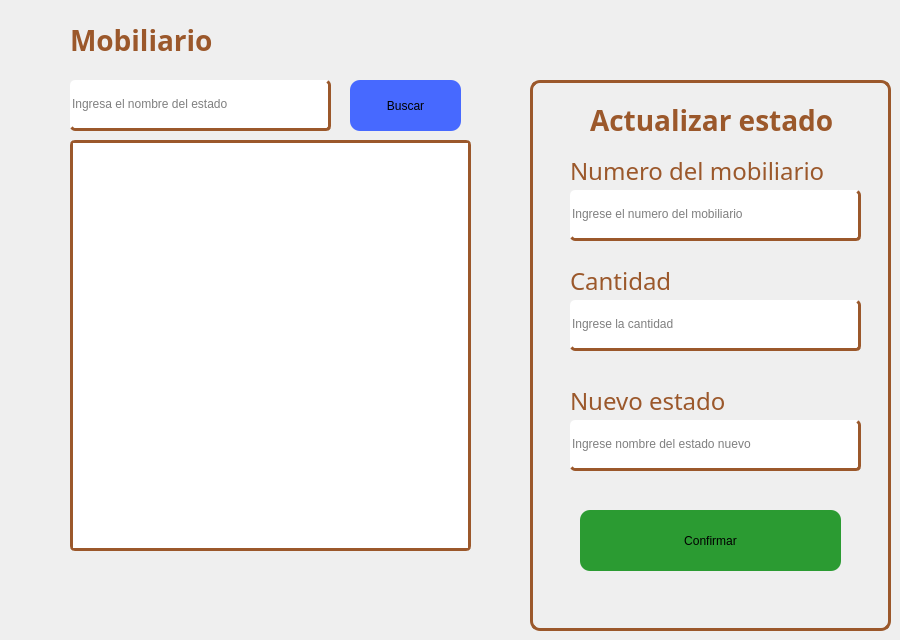
            <widget class="QWidget" name="tab_25">
             <attribute name="title">
              <string>Estado mobiliarios</string>
             </attribute>
             <widget class="QLineEdit" name="almBuscadorM">
              <property name="geometry">
               <rect>
                <x>70</x>
                <y>80</y>
                <width>261</width>
                <height>51</height>
               </rect>
              </property>
              <property name="styleSheet">
               <string notr="true">border: unset;
color: rgb(0, 0, 0);
border-radius: 5px;
border-bottom: 3px solid rgba(155, 88, 43, 1.0);
border-right: 3px solid  rgba(155, 88, 43, 1.0);</string>
              </property>
              <property name="placeholderText">
               <string>Ingresa el nombre del estado</string>
              </property>
             </widget>
             <widget class="QPushButton" name="almBuscarM">
              <property name="geometry">
               <rect>
                <x>350</x>
                <y>80</y>
                <width>111</width>
                <height>51</height>
               </rect>
              </property>
              <property name="cursor">
               <cursorShape>PointingHandCursor</cursorShape>
              </property>
              <property name="styleSheet">
               <string notr="true">border: none;
border-radius: 10px;
background-color: rgb(71, 105, 255);</string>
              </property>
              <property name="text">
               <string>Buscar</string>
              </property>
             </widget>
             <widget class="QTextEdit" name="almResultadoM">
              <property name="enabled">
               <bool>true</bool>
              </property>
              <property name="geometry">
               <rect>
                <x>70</x>
                <y>140</y>
                <width>401</width>
                <height>411</height>
               </rect>
              </property>
              <property name="font">
               <font>
                <family>Adwaita Sans</family>
                <pointsize>12</pointsize>
               </font>
              </property>
              <property name="cursor" stdset="0">
               <cursorShape>IBeamCursor</cursorShape>
              </property>
              <property name="styleSheet">
               <string notr="true">border: unset;
color: rgb(0, 0, 0);
border-radius: 5px;
border: 3px solid rgba(155, 88, 43, 1.0);
</string>
              </property>
              <property name="verticalScrollBarPolicy">
               <enum>Qt::ScrollBarPolicy::ScrollBarAsNeeded</enum>
              </property>
              <property name="readOnly">
               <bool>true</bool>
              </property>
             </widget>
             <widget class="QFrame" name="frame_4">
              <property name="geometry">
               <rect>
                <x>530</x>
                <y>80</y>
                <width>361</width>
                <height>551</height>
               </rect>
              </property>
              <property name="styleSheet">
               <string notr="true">border: 3px solid rgb(155, 88, 43);
border-radius: 10px;</string>
              </property>
              <property name="frameShape">
               <enum>QFrame::Shape::StyledPanel</enum>
              </property>
              <property name="frameShadow">
               <enum>QFrame::Shadow::Raised</enum>
              </property>
              <widget class="QLabel" name="lCostoS_7">
               <property name="geometry">
                <rect>
                 <x>40</x>
                 <y>70</y>
                 <width>291</width>
                 <height>41</height>
                </rect>
               </property>
               <property name="font">
                <font>
                 <family>Adwaita Sans</family>
                 <pointsize>18</pointsize>
                 <bold>false</bold>
                </font>
               </property>
               <property name="styleSheet">
                <string notr="true">border: none;
color: rgba(155, 88, 43, 1.0);
</string>
               </property>
               <property name="text">
                <string>Numero del mobiliario</string>
               </property>
              </widget>
              <widget class="QLineEdit" name="almNuevoEstado">
               <property name="geometry">
                <rect>
                 <x>40</x>
                 <y>340</y>
                 <width>291</width>
                 <height>51</height>
                </rect>
               </property>
               <property name="styleSheet">
                <string notr="true">border: none;
color: rgb(0, 0, 0);
border-radius: 5px;
border-bottom: 3px solid rgba(155, 88, 43, 1.0);
border-right: 3px solid  rgba(155, 88, 43, 1.0);</string>
               </property>
               <property name="text">
                <string/>
               </property>
               <property name="placeholderText">
                <string>Ingrese nombre del estado nuevo</string>
               </property>
              </widget>
              <widget class="QLineEdit" name="almNum">
               <property name="geometry">
                <rect>
                 <x>40</x>
                 <y>110</y>
                 <width>291</width>
                 <height>51</height>
                </rect>
               </property>
               <property name="styleSheet">
                <string notr="true">border: none;
color: rgb(0, 0, 0);
border-radius: 5px;
border-bottom: 3px solid rgba(155, 88, 43, 1.0);
border-right: 3px solid  rgba(155, 88, 43, 1.0);</string>
               </property>
               <property name="text">
                <string/>
               </property>
               <property name="placeholderText">
                <string>Ingrese el numero del mobiliario</string>
               </property>
              </widget>
              <widget class="QLineEdit" name="almCantidad">
               <property name="geometry">
                <rect>
                 <x>40</x>
                 <y>220</y>
                 <width>291</width>
                 <height>51</height>
                </rect>
               </property>
               <property name="styleSheet">
                <string notr="true">border: none;
color: rgb(0, 0, 0);
border-radius: 5px;
border-bottom: 3px solid rgba(155, 88, 43, 1.0);
border-right: 3px solid  rgba(155, 88, 43, 1.0);</string>
               </property>
               <property name="text">
                <string/>
               </property>
               <property name="placeholderText">
                <string>Ingrese la cantidad</string>
               </property>
              </widget>
              <widget class="QPushButton" name="almConfirmar">
               <property name="geometry">
                <rect>
                 <x>50</x>
                 <y>430</y>
                 <width>261</width>
                 <height>61</height>
                </rect>
               </property>
               <property name="styleSheet">
                <string notr="true">border: none;
border-radius: 10px;
background-color: #2B9B32;</string>
               </property>
               <property name="text">
                <string>Confirmar</string>
               </property>
              </widget>
              <widget class="QLabel" name="lCostoS_10">
               <property name="geometry">
                <rect>
                 <x>40</x>
                 <y>300</y>
                 <width>291</width>
                 <height>41</height>
                </rect>
               </property>
               <property name="font">
                <font>
                 <family>Adwaita Sans</family>
                 <pointsize>18</pointsize>
                 <bold>false</bold>
                </font>
               </property>
               <property name="styleSheet">
                <string notr="true">border: none;
color: rgba(155, 88, 43, 1.0);
</string>
               </property>
               <property name="text">
                <string>Nuevo estado</string>
               </property>
              </widget>
              <widget class="QLabel" name="lCostoS_8">
               <property name="geometry">
                <rect>
                 <x>40</x>
                 <y>180</y>
                 <width>291</width>
                 <height>41</height>
                </rect>
               </property>
               <property name="font">
                <font>
                 <family>Adwaita Sans</family>
                 <pointsize>18</pointsize>
                 <bold>false</bold>
                </font>
               </property>
               <property name="styleSheet">
                <string notr="true">border: none;
color: rgba(155, 88, 43, 1.0);
</string>
               </property>
               <property name="text">
                <string>Cantidad</string>
               </property>
              </widget>
              <widget class="QLabel" name="label_32">
               <property name="geometry">
                <rect>
                 <x>60</x>
                 <y>20</y>
                 <width>251</width>
                 <height>41</height>
                </rect>
               </property>
               <property name="font">
                <font>
                 <family>Adwaita Sans</family>
                 <pointsize>-1</pointsize>
                 <bold>true</bold>
                </font>
               </property>
               <property name="styleSheet">
                <string notr="true">border: none;
color: rgba(155, 88, 43, 1.0);
font-size: 28px;</string>
               </property>
               <property name="text">
                <string>Actualizar estado</string>
               </property>
              </widget>
             </widget>
             <widget class="QLabel" name="label_48">
              <property name="geometry">
               <rect>
                <x>70</x>
                <y>20</y>
                <width>251</width>
                <height>41</height>
               </rect>
              </property>
              <property name="font">
               <font>
                <family>Adwaita Sans</family>
                <pointsize>-1</pointsize>
                <bold>true</bold>
               </font>
              </property>
              <property name="styleSheet">
               <string notr="true">border: none;
color: rgba(155, 88, 43, 1.0);
font-size: 28px;</string>
              </property>
              <property name="text">
               <string>Mobiliario</string>
              </property>
             </widget>
             <zorder>frame_4</zorder>
             <zorder>almBuscadorM</zorder>
             <zorder>almBuscarM</zorder>
             <zorder>almResultadoM</zorder>
             <zorder>label_48</zorder>
            </widget>
